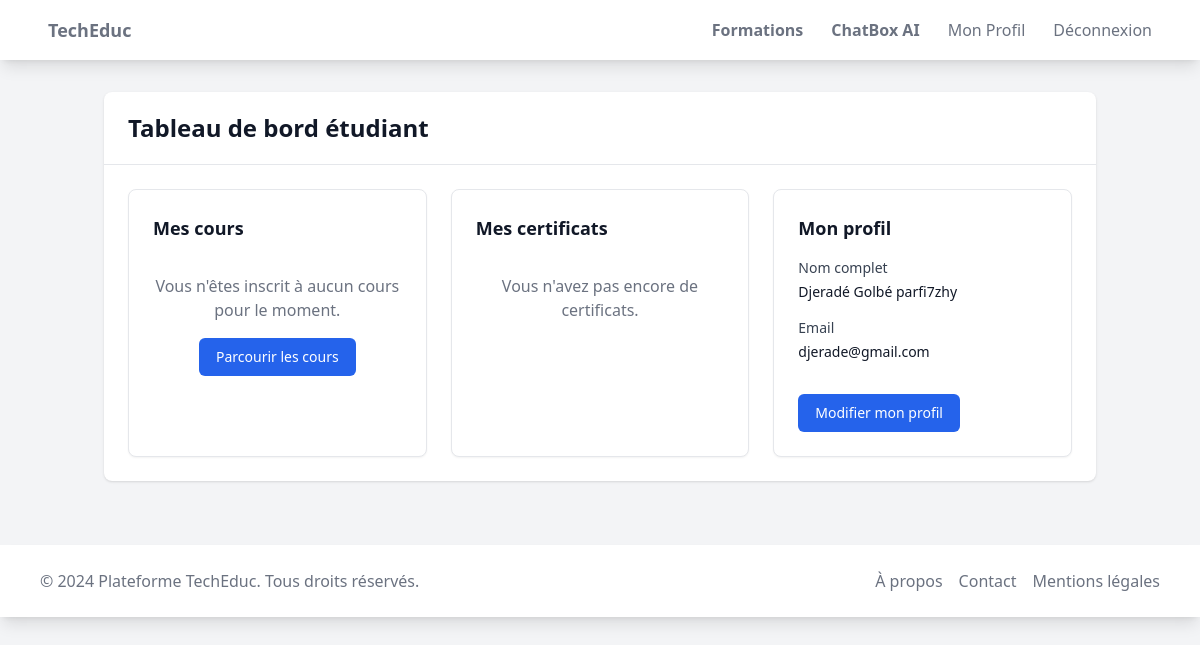
Page /users/student/dashboard/ (signed in) on the committed database.
### users/models.py (models this page shows, shortened)
class CustomUser(AbstractUser):
    email = models.EmailField(unique=True)
    username = None
    first_name = models.CharField(max_length=30)
    last_name = models.CharField(max_length=30)
    date_of_birth = models.DateField(null=True, blank=True)
    profile_picture = models.ImageField(upload_to='profile_pictures/', null=True, blank=True)
    bio = models.TextField(max_length=500, blank=True)
    is_instructor = models.BooleanField(default=False)
    USERNAME_FIELD = 'email'
    REQUIRED_FIELDS = ['first_name', 'last_name']
    objects = CustomUserManager()

### users/views.py (the view)
# urls.py: path('student/dashboard/', views.student_dashboard, name='student_dashboard'),
@login_required
def student_dashboard(request):
    enrollments = Enrollment.objects.filter(student=request.user).select_related('course')
    certificates = Certificate.objects.filter(student=request.user).select_related('course')
    return render(request, 'users/student_dashboard.html', {
        'enrollments': enrollments,
        'certificates': certificates,
    })

### templates/users/student_dashboard.html (shortened to what this page needs)
{% extends 'base.html' %} {% load static %}  {% block content %}
<div class="bg-white shadow rounded-lg">
  <div class="px-4 py-5 sm:px-6">
    <h1 class="text-2xl font-bold text-gray-900">Tableau de bord étudiant</h1>
  </div>
  <div class="border-t border-gray-200">
    <div class="grid grid-cols-1 md:grid-cols-2 lg:grid-cols-3 gap-6 p-6">
      <div class="bg-white rounded-lg shadow-sm border border-gray-200 p-6">
        <h2 class="text-lg font-semibold text-gray-900 mb-4">Mes cours</h2>
        {% if enrollments %}
        <ul class="divide-y divide-gray-200">
          {% for enrollment in enrollments %}
          <li class="py-4">
            <a
              href="{% url 'courses:course_detail' enrollment.course.id %}"
              class="block hover:bg-gray-50 rounded-lg p-2"
            >
              <div class="flex items-center justify-between">
                <div class="flex-1 min-w-0">
                  <p class="text-sm font-medium text-blue-600 truncate">
                    {{ enrollment.course.title }}
                  </p>
                  <div class="mt-2 flex items-center">
                    <div class="flex-1 bg-gray-200 rounded-full h-2">
                      <div
                        class="bg-blue-600 h-2 rounded-full"
                        style="width: {{ enrollment.progress }}%"
                      ></div>
                    </div>
                    <span class="ml-2 text-xs text-gray-500"
                      >{{ enrollment.progress }}%</span
                    >
                  </div>
                </div>
              </div>
            </a>
          </li>
          {% endfor %}
        </ul>
        {% else %}
        <div class="text-center py-4">
          <p class="text-gray-500">
            Vous n'êtes inscrit à aucun cours pour le moment.
          </p>
          <a
            href="{% url 'courses:course_list' %}"
            class="mt-4 inline-flex items-center px-4 py-2 border border-transparent text-sm font-medium rounded-md text-white bg-blue-600 hover:bg-blue-700"
          >
            Parcourir les cours
          </a>
        </div>
        {% endif %}
      </div>
      <div class="bg-white rounded-lg shadow-sm border border-gray-200 p-6">
        <h2 class="text-lg font-semibold text-gray-900 mb-4">
          Mes certificats
        </h2>
        {% if certificates %}
        <ul class="divide-y divide-gray-200">
          {% for certificate in certificates %}
          <li class="py-4">
            <a
              href="{% url 'certificates:certificate_detail' certificate.id %}"
              class="block hover:bg-gray-50 rounded-lg p-2"
            >
              <div class="flex items-center justify-between">
                <div class="flex-1 min-w-0">
                  <p class="text-sm font-medium text-blue-600 truncate">
                    {{ certificate.course.title }}
                  </p>
                  <p class="mt-1 text-xs text-gray-500">
                    Obtenu le: {{ certificate.date_issued|date:"d/m/Y" }}
                  </p>
                </div>
                <div class="ml-4 flex-shrink-0">
                  <svg
                    class="h-5 w-5 text-green-500"
                    fill="currentColor"
                    viewBox="0 0 20 20"
                  >
                    <path
                      fill-rule="evenodd"
                      d="M10 18a8 8 0 100-16 8 8 0 000 16zm3.707-9.293a1 1 0 00-1.414-1.414L9 10.586 7.707 9.293a1 1 0 00-1.414 1.414l2 2a1 1 0 001.414 0l4-4z"
                      clip-rule="evenodd"
                    />
                  </svg>
                </div>
              </div>
            </a>
          </li>
          {% endfor %}
        </ul>
        {% else %}
        <div class="text-center py-4">
          <p class="text-gray-500">Vous n'avez pas encore de certificats.</p>
        </div>
        {% endif %}
      </div>
      <div class="bg-white rounded-lg shadow-sm border border-gray-200 p-6">
        <h2 class="text-lg font-semibold text-gray-900 mb-4">Mon profil</h2>
        <div class="space-y-4">
          <div>
            <label class="block text-sm font-medium text-gray-700"
              >Nom complet</label
            >
            <p class="mt-1 text-sm text-gray-900">
              {{ user.first_name }} {{ user.last_name }}
            </p>
          </div>
          <div>
            <label class="block text-sm font-medium text-gray-700">Email</label>
            <p class="mt-1 text-sm text-gray-900">{{ user.email }}</p>
          </div>
          <div class="pt-4">
            <a
              href="{% url 'users:edit_profile' %}"
              class="inline-flex items-center px-4 py-2 border border-transparent text-sm font-medium rounded-md text-white bg-blue-600 hover:bg-blue-700"
            >
              Modifier mon profil
            </a>
          </div>
        </div>
      </div>
    </div>
  </div>
</div>
{% endblock %}

### rows in the picture
CustomUser: first_name "Djeradé Golbé", last_name "parfi7zhy", email "djerade@gmail.com"
